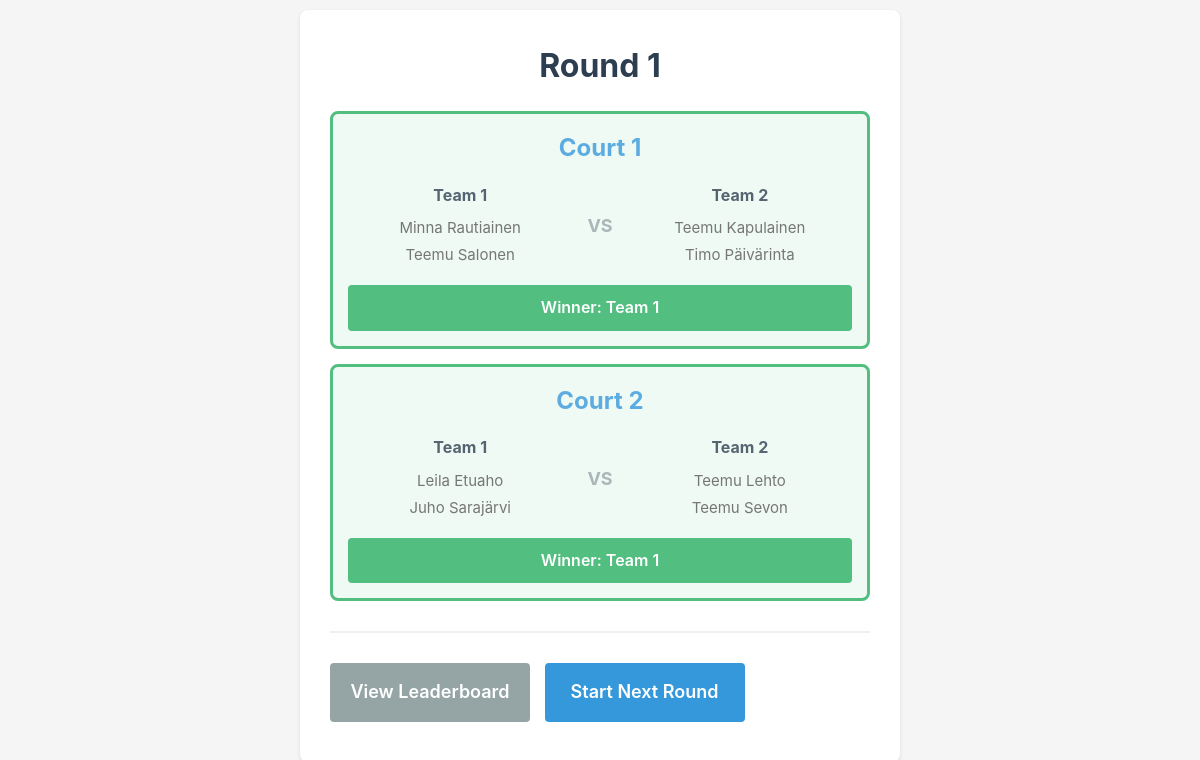
Screenshot of /tournament/1/round/1 with the database file from the repository.
### tables this page shows
CREATE TABLE rounds (
            id INTEGER PRIMARY KEY AUTOINCREMENT,
            tournament_id INTEGER NOT NULL,
            round_number INTEGER NOT NULL,
            status TEXT DEFAULT 'in_progress',
            created_at TIMESTAMP DEFAULT CURRENT_TIMESTAMP,
            FOREIGN KEY (tournament_id) REFERENCES tournaments(id)
        );

CREATE TABLE matches (
            id INTEGER PRIMARY KEY AUTOINCREMENT,
            round_id INTEGER NOT NULL,
            court_number INTEGER NOT NULL,
            player1_id INTEGER NOT NULL,
            player2_id INTEGER NOT NULL,
            player3_id INTEGER NOT NULL,
            player4_id INTEGER NOT NULL,
            winning_team INTEGER,
            completed BOOLEAN DEFAULT 0,
            created_at TIMESTAMP DEFAULT CURRENT_TIMESTAMP,
            FOREIGN KEY (round_id) REFERENCES rounds(id),
            FOREIGN KEY (player1_id) REFERENCES players(id),
            FOREIGN KEY (player2_id) REFERENCES players(id),
            FOREIGN KEY (player3_id) REFERENCES players(id),
            FOREIGN KEY (player4_id) REFERENCES players(id)
        );

CREATE TABLE players (
            id INTEGER PRIMARY KEY AUTOINCREMENT,
            name TEXT NOT NULL UNIQUE,
            total_points INTEGER DEFAULT 0,
            created_at TIMESTAMP DEFAULT CURRENT_TIMESTAMP
        );

### app.py (the view)
@app.route('/tournament/<int:tournament_id>/round/<int:round_id>')
def active_round(tournament_id, round_id):
    db = get_db_connection()
    round_data = db.execute('SELECT * FROM rounds WHERE id = ?', (round_id,)).fetchone()
    if not round_data:
        flash('Round not found')
        return redirect(url_for('index'))
    matches = db.execute(
        '''SELECT
            m.*,
            p1.name as player1_name,
            p2.name as player2_name,
            p3.name as player3_name,
            p4.name as player4_name
           FROM matches m
           JOIN players p1 ON m.player1_id = p1.id
           JOIN players p2 ON m.player2_id = p2.id
           JOIN players p3 ON m.player3_id = p3.id
           JOIN players p4 ON m.player4_id = p4.id
           WHERE m.round_id = ?
           ORDER BY m.court_number''',
        (round_id,)
    ).fetchall()
    all_completed = all(match['completed'] for match in matches)
    return render_template('active_round.html',
                          tournament_id=tournament_id,
                          round_data=round_data,
                          matches=matches,
                          all_completed=all_completed)

### app.py (called while the page is built)
def get_db_connection():
    if 'db' not in g:
        g.db = get_db()
    return g.db

### database.py (called while the page is built)
def get_db():
    conn = sqlite3.connect(DATABASE)
    conn.row_factory = sqlite3.Row  # Returns rows as dictionaries
    return conn

### templates/active_round.html (shortened to what this page needs)
<!DOCTYPE html>
<html lang="en">
<head>
    <link rel="stylesheet" href="{{ url_for('static', filename='css/style.css') }}">
</head>
<body>
    <div class="container">
        <div class="round-info">
            <h1>Round {{ round_data['round_number'] }}</h1>
        </div>
        <div class="matches">
            {% for match in matches %}
            <div class="match-card {% if match['completed'] %}completed{% endif %}">
                <div class="court-number">Court {{ match['court_number'] }}</div>
                <div class="teams">
                    <div class="team team-1">
                        <strong>Team 1</strong>
                        <p>{{ match['player1_name'] }}</p>
                        <p>{{ match['player2_name'] }}</p>
                    </div>
                    <div class="vs">VS</div>
                    <div class="team team-2">
                        <strong>Team 2</strong>
                        <p>{{ match['player3_name'] }}</p>
                        <p>{{ match['player4_name'] }}</p>
                    </div>
                </div>
                {% if not match['completed'] %}
                <div class="actions">
                    <a href="{{ url_for('score_entry', match_id=match['id']) }}"
                       class="btn-primary">Enter Score</a>
                </div>
                {% else %}
                <div class="completed-badge">
                    Winner: Team {{ match['winning_team'] }}
                </div>
                {% endif %}
            </div>
            {% endfor %}
        </div>
        <div class="round-actions">
            <a href="{{ url_for('leaderboard', tournament_id=tournament_id) }}"
               class="btn-secondary">View Leaderboard</a>
            {% if all_completed %}
            <a href="{{ url_for('start_round', tournament_id=tournament_id) }}"
               class="btn-primary">Start Next Round</a>
            {% endif %}
        </div>
    </div>
</body>
</html>

### static/css/style.css (style rules this page uses)
* { margin: 0; padding: 0; box-sizing: border-box; }
body { font-family: -apple-system, BlinkMacSystemFont, 'Segoe UI', Roboto, Oxygen, Ubuntu, Cantarell, sans-serif; background: #f5f5f5; padding: 10px; line-height: 1.6; color: #333; }
.container { max-width: 600px; margin: 0 auto; background: white; padding: 20px; border-radius: 8px; box-shadow: 0 2px 4px rgba(0,0,0,0.1); }
h1 { color: #2c3e50; margin-bottom: 10px; font-size: 28px; }
.btn-primary, .btn-secondary { display: inline-block; width: 100%; padding: 15px; margin: 10px 0; border: none; border-radius: 4px; font-size: 18px; font-weight: 600; text-align: center; text-decoration: none; cursor: pointer; transition: background 0.2s; }
.btn-primary { background: #3498db; color: white; }
.btn-secondary { background: #95a5a6; color: white; }
.matches { margin: 20px 0; }
.match-card { background: #f9f9f9; border: 3px solid #ddd; border-radius: 8px; padding: 15px; margin-bottom: 15px; }
.match-card.completed { opacity: 0.8; border-color: #27ae60; background: #eafaf1; }
.court-number { font-size: 24px; font-weight: bold; color: #3498db; margin-bottom: 10px; text-align: center; }
.teams { display: flex; justify-content: space-between; align-items: center; margin: 15px 0; flex-wrap: wrap; }
.team { flex: 1; text-align: center; min-width: 120px; }
.team strong { display: block; margin-bottom: 8px; color: #2c3e50; font-size: 16px; }
.team p { margin: 3px 0; font-size: 15px; color: #555; }
.vs { font-weight: bold; padding: 0 15px; color: #95a5a6; font-size: 18px; }
.completed-badge { background: #27ae60; color: white; padding: 10px; border-radius: 4px; text-align: center; font-weight: 600; margin-top: 10px; }
.round-actions { margin-top: 30px; padding-top: 20px; border-top: 2px solid #ecf0f1; }
@media (min-width: 768px) { .container { padding: 30px; } }
@media (min-width: 768px) { h1 { font-size: 32px; } }
@media (min-width: 768px) { .btn-primary, .btn-secondary { width: auto; min-width: 200px; display: inline-block; margin-right: 10px; } }
@media (min-width: 768px) { .teams { flex-wrap: nowrap; } }
@media (min-width: 768px) { .team { min-width: 150px; } }
.round-info { text-align: center; margin-bottom: 20px; }
.round-info h1 { margin-bottom: 5px; }

### rows the page displays
rounds: round_number "1"
matches: court_number "1", player1_name "Minna Rautiainen", player2_name "Teemu Salonen", player3_name "Teemu Kapulainen", player4_name "Timo Päivärinta", winning_team "1"
matches: court_number "2", player1_name "Leila Etuaho", player2_name "Juho Sarajärvi", player3_name "Teemu Lehto", player4_name "Teemu Sevon", winning_team "1"
